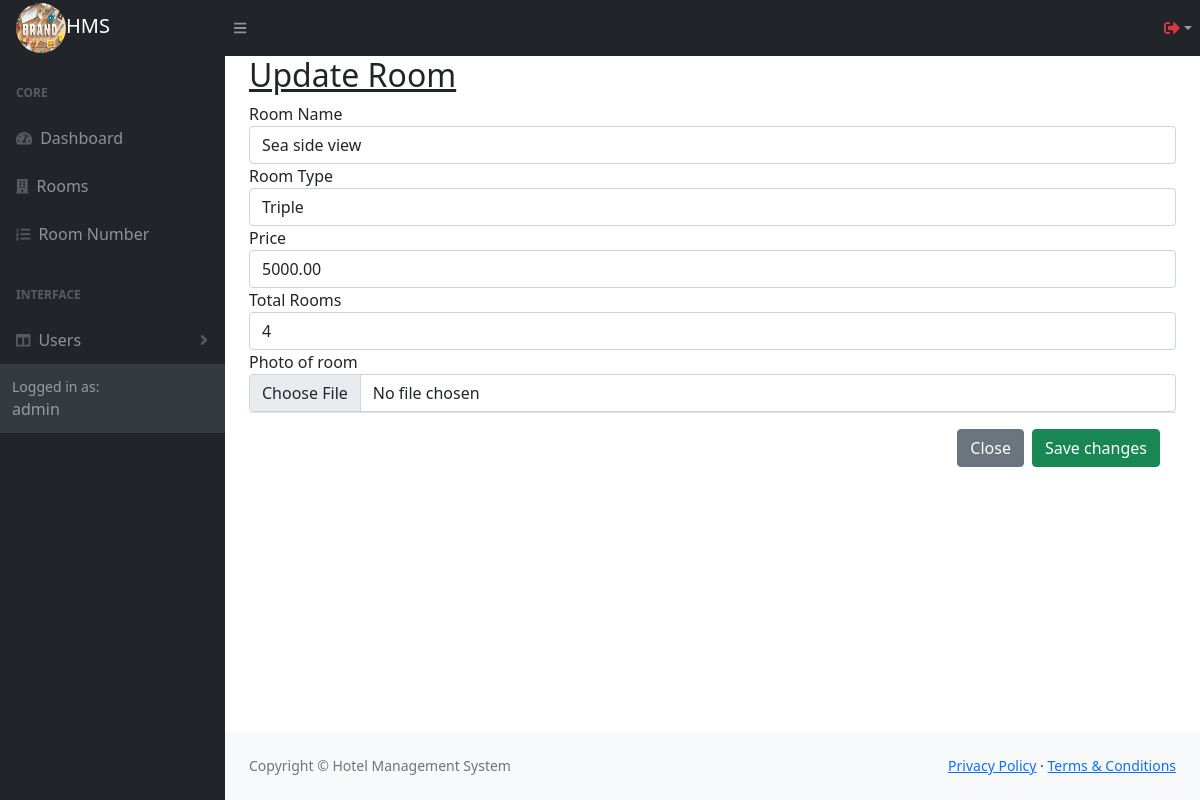
/admin/editRooms.php?id=15 (signed in), run on the app's committed database.
### tables this page shows
CREATE TABLE `rooms` (
  `id` bigint(20) NOT NULL,
  `room_name` varchar(255) NOT NULL,
  `room_type` varchar(255) NOT NULL,
  `room_price` decimal(20,2) NOT NULL,
  `total_rooms` int(10) NOT NULL,
  `room_photo` varchar(255) NOT NULL
);

### classes/dbh.class.php (called while the page is built)
<?php
class Dbh {
    private $host = "localhost";
    private $user = "root";
    private $pwd = "";
    private $dbName = "peaceresort";
    protected function connect () {
        $dsn = 'mysql:host=' . $this->host . ';dbname=' . $this->dbName;
        try {
            $pdo = new PDO($dsn, $this->user, $this->pwd);
            $pdo->setAttribute(PDO::ATTR_DEFAULT_FETCH_MODE, PDO::FETCH_ASSOC);
        }
        catch (PDOException $e) {
            echo "Connection failed". $e->getMessage();
        }
        return $pdo;
    }
}

### classes/rooms.class.php (called while the page is built, shortened)
<?php
require_once "dbh.class.php";
class Rooms extends Dbh {
    public function find($id) {
        $sql = "SELECT * FROM `rooms` WHERE id = ?";
        $stmt = $this->connect()->prepare($sql);
        $stmt->execute([$id]);
        $result = $stmt->fetch();
        return $result;
    }
}

### admin/editRooms.php (the view, shortened to what this page needs)
<?php
    include_once "layout/header.php";
    if($_SESSION['role'] === "admin"){
    $rooms = new Rooms();
    $room = $rooms->find($_GET['id']);
?>
<h2><u>Update Room</u></h2>
<form action="editRooms.php?id=<?=$room['id']?>" method="POST" enctype="multipart/form-data">
            <div class="form-group">
                <label for="">Room Name</label>
                <input type="text" name="room_name" class="form-control" value="<?=$room['room_name']?>" required>
                <label for="">Room Type</label>
                <input type="text" name="room_type" class="form-control" value="<?=$room['room_type']?>" required>
                <label for="">Price</label>
                <input type="number" step=".01" name="room_price" class="form-control" value="<?=$room['room_price']?>" required>
                <label for="">Total Rooms</label>
                <input type="number" name="total_rooms" class="form-control" value="<?=$room['total_rooms']?>" required>
                <label for="">Photo of room</label><br>
                <input type="file" class="form-control" name="room_photo" required>
                <div class="modal-footer">
                    <a href="rooms.php" type="button" class="btn btn-secondary">Close</a>
                    <button type="submit" name="editRoom" class="btn btn-success">Save changes</button>
                </div>
            </div>
</form>
<?php include_once "layout/footer.php";
}else{
header("location:rooms.php");
die;
}?>

### data on the page
rooms: room_name "Sea side view", room_type "Triple", room_price "5000.00", total_rooms "4"

### other printed values
$_SESSION['logged'] "admin"
